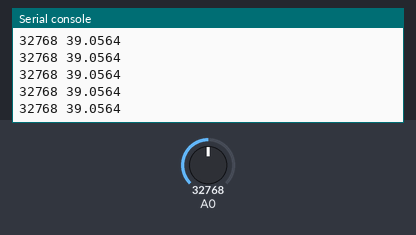
The program below on a simulated CircuitPython board. On the bench: the last lines printed to the serial console. The test bench sets the inputs (shaded band); at power-on: A0 = 32768 (analog values on the 0–65535 scale).

Above: at 1.2 s.
1.3 s: A0 set to 45874
At 1.56 s:
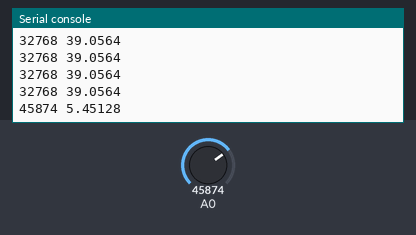
2.8 s: A0 set to 48655
At 2.96 s:
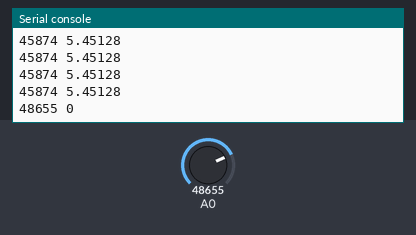
Timing chart, 0 to 5.8 s (numbered marks = the images above; inputs shaded):
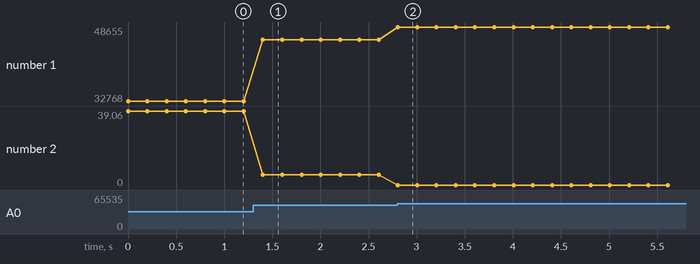

Measured:
- after the input at 1.3 s, the serial console: prints a new line after 0.10 s (image 1)
- after the input at 2.8 s, the serial console: prints a new line at once (image 2)
- plotted number 1: 32768 → 45874 after the input at 1.3 s, 45874 → 48655 after the input at 2.8 s
- plotted number 2: 39.06 → 5.45 after the input at 1.3 s, 5.45 → 0 after the input at 2.8 s

The program:

photoResistTest.py
```python
import time
import board
from photoResist import *

'''
Ref: https://learn.adafruit.com/circuitpython-oled-knob-sketcher/reading-pots

Connections: (view from back)

  3V  Ain  G
   |   |   |
  -----------

  Ain - analog pin on the pico
'''


pr = photoResist(board.A0, maxVal=48000, minVal=9000)  #GP26

while True:

    print(pr.value(), pr.getPercent())
    time.sleep(0.2)
```

photoResist.py
```python
import board
from analogio import AnalogIn

class photoResist:

    def __init__(self, pin=board.A0, maxVal=65535, minVal=256):
        self.knob = AnalogIn(pin)
        self.max = maxVal
        self.min = minVal

    def getValueFromPercent(self, pct=50):
        dp = (pct * (self.max-self.min)/100)
        # print(dp)
        val = self.min + dp
        if val > self.max:
            val  = self.max
        elif val < self.min:
            val = self.min
        return val

    def getPercent(self, val=None, reverse=True):
        if val == None:
            val = self.knob.value
        pct = 100 * (val -self.min)/(self.max-self.min)
        if pct > 100:
            pct = 100
        elif pct < 0:
            pct = 0
        if reverse:
            pct = 100-pct
        #print(val, pct)
        return(pct)

    def value(self):
        return self.knob.value


if __name__ == '__main__':
    knob = photoResist()
    p = 10
    print(p, knob.getValueFromPercent(p))
    print(knob.getPercent(255000), "%")
```
